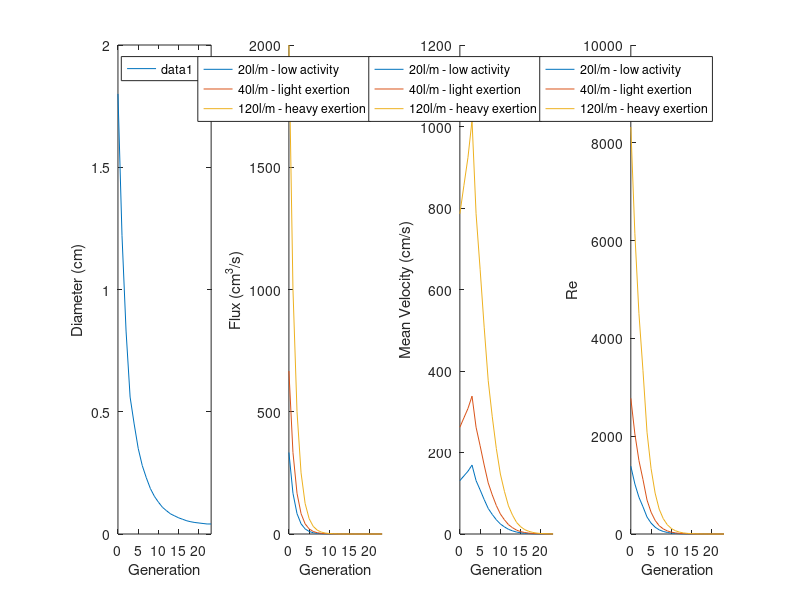

MATLAB code for this plot: (Note: this script raises an error after producing the figure.)
generations= 0:23;  % generation 0 is the trachea 
rho = 1.2;
mu = 1.2*1.7e-5;

num_branches = 2.^generations
diameter = [1.8 1.22 0.83 0.56 0.45 0.35 0.28 0.23 0.186 0.154 0.13 0.109 ...
    0.095 0.082 0.074 0.066 0.06 0.054 0.05 0.047 0.045 0.043 0.041 0.041]; %cm
branch_length = [12 4.76 1.9 0.76 1.27 1.07 0.9 0.76 0.64 0.54 0.46 0.39 0.33 0.27 ...
    0.23 0.2 0.165 0.141 0.117 0.099 0.083 0.07 0.059 0.05]; % cm
area = pi*(diameter/2).^2;% pi*r^2 - cm^2
total_area = area.*num_branches; %total cross sectional area at each generation

%yeh 1980 angles
branching_angle = pi/180*[0 33 34 22 20 18 19 22 28 22 33 34 37 39 39 51 45 45 45 45 45 45 45 45];
gravity_angle =   pi/180*[0 20 31 43 39 39 40 36 39 45 43 45 45 60 60 60 60 60 60 60 60 60 60 60];

influx = [20 40 120] * 1000/60; %cm^3/s 20lpm
branch_flux_20 = influx(1)./num_branches; %flux through each branch of a generation
branch_velocity_20 = branch_flux_20./area;    %mean velocity in each branch
branch_reynolds_20 = rho*(branch_velocity_20*1e-2).*(diameter*1e-2)/mu;

branch_flux_40 = influx(2)./num_branches; %flux through each branch of a generation
branch_velocity_40 = branch_flux_40./area;    %mean velocity in each branch
branch_reynolds_40 = rho*(branch_velocity_40*1e-2).*(diameter*1e-2)/mu;

branch_flux_120 = influx(3)./num_branches; %flux through each branch of a generation
branch_velocity_120 = branch_flux_120./area;    %mean velocity in each branch
branch_reynolds_120 = rho*(branch_velocity_120*1e-2).*(diameter*1e-2)/mu;

close all
subplot(1,4,1)
plot(generations,diameter);
ylabel('Diameter (cm)');
xlabel('Generation');
xlim([0,23])
legend
subplot(1,4,2)
hold on
plot(generations,branch_flux_20);
plot(generations,branch_flux_40);
plot(generations,branch_flux_120);
ylabel('Flux (cm^3/s)');
xlabel('Generation');
legend('20l/m - low activity','40l/m - light exertion','120l/m - heavy exertion');
xlim([0,23])
subplot(1,4,3)
hold on
plot(generations,branch_velocity_20);
plot(generations,branch_velocity_40);
plot(generations,branch_velocity_120);
legend('20l/m - low activity','40l/m - light exertion','120l/m - heavy exertion');
ylabel('Mean Velocity (cm/s)');
xlabel('Generation');
xlim([0,23])
subplot(1,4,4)
hold on
plot(generations,branch_reynolds_20);
plot(generations,branch_reynolds_40);
plot(generations,branch_reynolds_120);
legend('20l/m - low activity','40l/m - light exertion','120l/m - heavy exertion');
ylabel('Re');
xlabel('Generation');
xlim([0,23])

% stokes number SI units
rho_p = 1200;
lambda = 68.e-9
d_p = (5:11)*1e-6;
C = 1. + 2.*lambda./d_p.*(1.257 + 0.4*exp(-1.1*(d_p./(2*lambda))));

Stk_5 = rho_p*d_p(1)^2.*(branch_velocity(2:end)*1e-2)*C(1)./(18*mu*(diameter(2:end)*1e-2));
Stk_6 = rho_p*d_p(2)^2.*(branch_velocity(2:end)*1e-2)*C(2)./(18*mu*(diameter(2:end)*1e-2));
Stk_7 = rho_p*d_p(3)^2.*(branch_velocity(2:end)*1e-2)*C(3)./(18*mu*(diameter(2:end)*1e-2));
Stk_8 = rho_p*d_p(4)^2.*(branch_velocity(2:end)*1e-2)*C(4)./(18*mu*(diameter(2:end)*1e-2));
Stk_9 = rho_p*d_p(5)^2.*(branch_velocity(2:end)*1e-2)*C(5)./(18*mu*(diameter(2:end)*1e-2));
Stk_10 = rho_p*d_p(6)^2.*(branch_velocity(2:end)*1e-2)*C(6)./(18*mu*(diameter(2:end)*1e-2));
Stk_11 = rho_p*d_p(7)^2.*(branch_velocity(2:end)*1e-2)*C(7)./(18*mu*(diameter(2:end)*1e-2));

figure
plot(generations(2:end),Stk_5)
hold on
plot(generations(2:end),Stk_6)
plot(generations(2:end),Stk_7)
plot(generations(2:end),Stk_8)
plot(generations(2:end),Stk_9)
plot(generations(2:end),Stk_10)
plot(generations(2:end),Stk_11)
legend('5um','6um','7um','8um','9um','10um','11um')
ylabel('Stokes number')



%comparison of impaction and sedimentation

% stokes number SI units
rho_p = 1200;
lambda = 68.e-9
d_p = 10*1e-6;
C = 1. + 2.*lambda./d_p.*(1.257 + 0.4*exp(-1.1*(d_p./(2*lambda))));

St_20 = rho_p*d_p^2.*(branch_velocity_20*1e-2)*C./(18*mu*(diameter.*1e-2));

p_imp_yeh_20 = yeh_impaction(branching_angle,St_20)
p_sed_wang_20 = wang_sedimentation(St_20,gravity_angle,branch_length*1e-2,branch_velocity_20*1e-2)

St_40 = rho_p*d_p^2.*(branch_velocity_40*1e-2)*C./(18*mu*(diameter.*1e-2));

p_imp_yeh_40 = yeh_impaction(branching_angle,St_40)
p_sed_wang_40 = wang_sedimentation(St_40,gravity_angle,branch_length*1e-2,branch_velocity_40*1e-2)

St_120 = rho_p*d_p^2.*(branch_velocity_120*1e-2)*C./(18*mu*(diameter.*1e-2));

p_imp_yeh_120 = yeh_impaction(branching_angle,St_120)
p_sed_wang_120 = wang_sedimentation(St_120,gravity_angle,branch_length*1e-2,branch_velocity_120*1e-2)



figure
subplot(1,3,1)
plot(generations,p_imp_yeh_20)
hold on
plot(generations,p_sed_wang_20)
title('comparison of deposition mechanisms - flow 20lpm')
legend('impaction (yeh)','sedimentation (wang)')
xlim([0 23])
subplot(1,3,2)
plot(generations,p_imp_yeh_40)
hold on
plot(generations,p_sed_wang_40)
title('comparison of deposition mechanisms - flow 40lpm')
legend('impaction (yeh)','sedimentation (wang)')
xlim([0 23])
subplot(1,3,3)
plot(generations,p_imp_yeh_120)
hold on
plot(generations,p_sed_wang_120)
title('comparison of deposition mechanisms - flow 120lpm')
legend('impaction (yeh)','sedimentation (wang)')
xlim([0 23])
